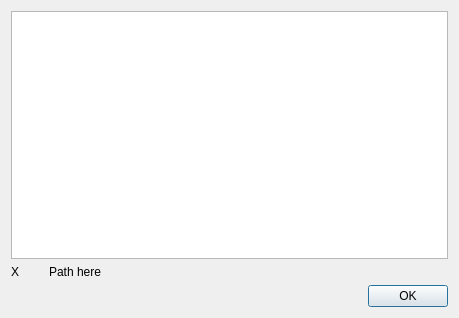
<?xml version="1.0" encoding="UTF-8"?>
<ui version="4.0">
 <class>Dialog</class>
 <widget class="QDialog" name="Dialog">
  <property name="geometry">
   <rect>
    <x>0</x>
    <y>0</y>
    <width>459</width>
    <height>318</height>
   </rect>
  </property>
  <property name="windowTitle">
   <string>Dialog</string>
  </property>
  <layout class="QVBoxLayout" name="verticalLayout">
   <item>
    <widget class="QListWidget" name="listWidget"/>
   </item>
   <item>
    <layout class="QHBoxLayout" name="horizontalLayout">
     <item>
      <widget class="QLabel" name="lblImage">
       <property name="maximumSize">
        <size>
         <width>32</width>
         <height>16777215</height>
        </size>
       </property>
       <property name="text">
        <string>X</string>
       </property>
      </widget>
     </item>
     <item>
      <widget class="QLabel" name="lblName">
       <property name="text">
        <string>Path here</string>
       </property>
      </widget>
     </item>
    </layout>
   </item>
   <item>
    <widget class="QDialogButtonBox" name="buttonBox">
     <property name="standardButtons">
      <set>QDialogButtonBox::Ok</set>
     </property>
    </widget>
   </item>
  </layout>
 </widget>
 <resources/>
 <connections/>
</ui>
